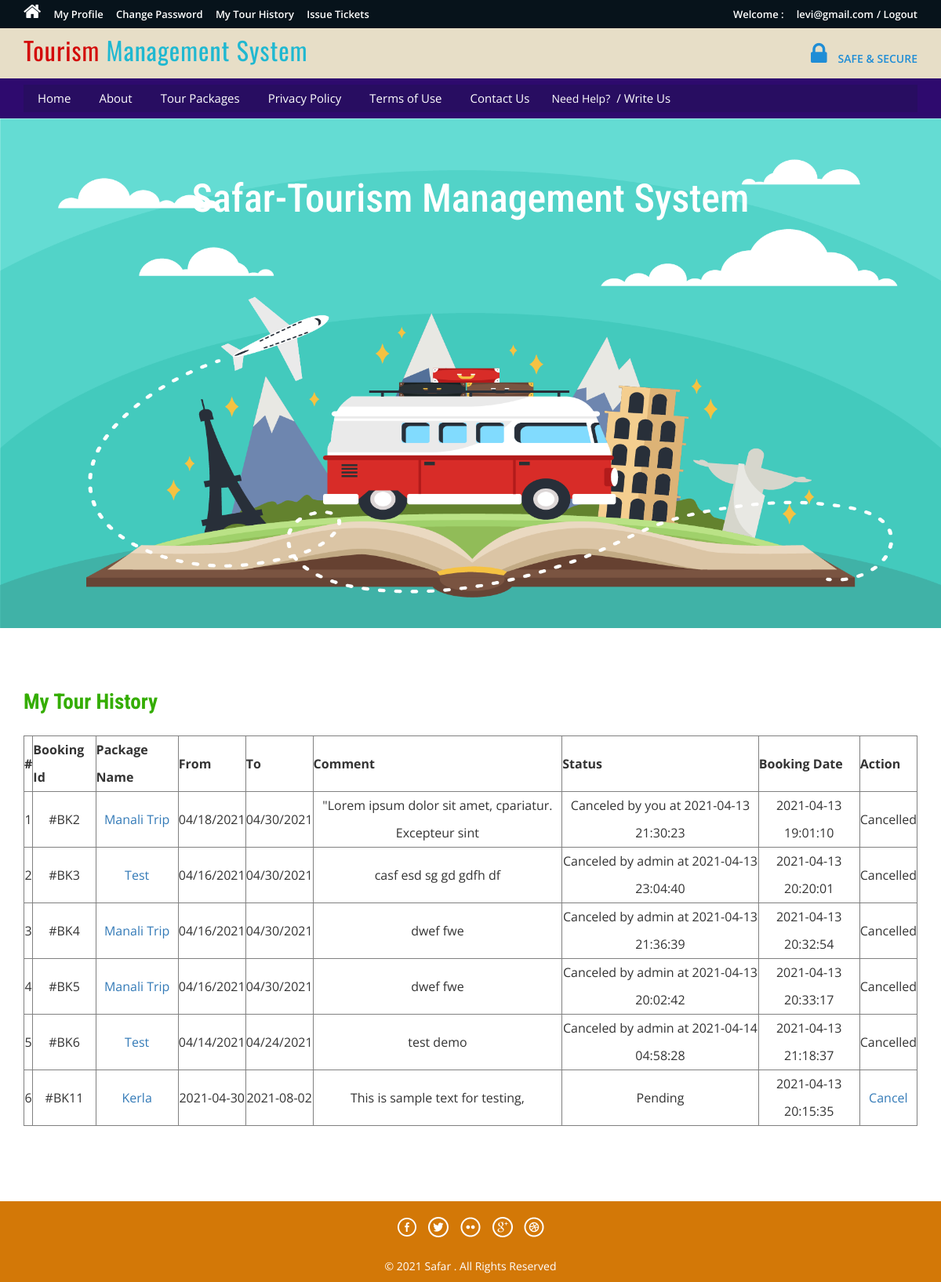
/tms/tour-history.php (signed in), run on the app's committed database.
### tables this page shows
CREATE TABLE `booking` (
  `BookingId` int(11) NOT NULL,
  `PackageId` int(11) DEFAULT NULL,
  `UserEmail` varchar(100) DEFAULT NULL,
  `FromDate` varchar(100) DEFAULT NULL,
  `ToDate` varchar(100) DEFAULT NULL,
  `Comment` mediumtext DEFAULT NULL,
  `RegDate` timestamp NULL DEFAULT current_timestamp(),
  `status` int(11) DEFAULT NULL,
  `CancelledBy` varchar(5) DEFAULT NULL,
  `UpdationDate` timestamp NULL DEFAULT NULL ON UPDATE current_timestamp()
);

CREATE TABLE `tourpackages` (
  `PackageId` int(11) NOT NULL,
  `PackageName` varchar(200) DEFAULT NULL,
  `PackageType` varchar(150) DEFAULT NULL,
  `PackageLocation` varchar(100) DEFAULT NULL,
  `PackagePrice` int(11) DEFAULT NULL,
  `PackageFetures` varchar(255) DEFAULT NULL,
  `PackageDetails` mediumtext DEFAULT NULL,
  `PackageImage` varchar(100) DEFAULT NULL,
  `Creationdate` timestamp NULL DEFAULT current_timestamp(),
  `UpdationDate` timestamp NULL DEFAULT NULL ON UPDATE current_timestamp()
);

### tms/tour-history.php (the view, shortened to what this page needs)
<?php
include('includes/config.php');
if(strlen($_SESSION['login'])==0)
	{
header('location:index.php');
}
else{
?>
<!DOCTYPE HTML>
<html>
<head>
<link href="css/bootstrap.css" rel='stylesheet' type='text/css' />
<link href="css/style.css" rel='stylesheet' type='text/css' />
<link href="css/font-awesome.css" rel="stylesheet">
<link href="css/animate.css" rel="stylesheet" type="text/css" media="all">
</head>
<body>
<div class="top-header">
<?php include('includes/header.php');?>
<div class="banner-1 ">
	<div class="container">
		<h1 class="wow zoomIn animated animated" data-wow-delay=".5s" style="visibility: visible; animation-delay: 0.5s; animation-name: zoomIn;">Safar-Tourism Management System</h1>
	</div>
</div>
<div class="privacy">
	<div class="container">
		<h3 class="wow fadeInDown animated animated" data-wow-delay=".5s" style="visibility: visible; animation-delay: 0.5s; animation-name: fadeInDown;">My Tour History</h3>
		<form name="chngpwd" method="post" onSubmit="return valid();">
	<p>
	<table border="1" width="100%">
<tr align="center">
<th>#</th>
<th>Booking Id</th>
<th>Package Name</th>
<th>From</th>
<th>To</th>
<th>Comment</th>
<th>Status</th>
<th>Booking Date</th>
<th>Action</th>
</tr>
<?php
$uemail=$_SESSION['login'];;
$sql = "SELECT booking.BookingId as bookid,booking.PackageId as pkgid,tourpackages.PackageName as packagename,booking.FromDate as fromdate,booking.ToDate as todate,booking.Comment as comment,booking.status as status,booking.RegDate as regdate,booking.CancelledBy as cancelby,booking.UpdationDate as upddate from booking join tourpackages on tourpackages.PackageId=booking.PackageId where UserEmail=:uemail";
$query = $dbh->prepare($sql);
$query -> bindParam(':uemail', $uemail, PDO::PARAM_STR);
$query->execute();
$results=$query->fetchAll(PDO::FETCH_OBJ);
$cnt=1;
if($query->rowCount() > 0)
{
foreach($results as $result)
{	?>
<tr align="center">
<td><?php echo htmlentities($cnt);?></td>
<td>#BK<?php echo htmlentities($result->bookid);?></td>
<td><a href="package-details.php?pkgid=<?php echo htmlentities($result->pkgid);?>"><?php echo htmlentities($result->packagename);?></a></td>
<td><?php echo htmlentities($result->fromdate);?></td>
<td><?php echo htmlentities($result->todate);?></td>
<td><?php echo htmlentities($result->comment);?></td>
<td><?php if($result->status==0)
{
echo "Pending";
}
if($result->status==2 and  $result->cancelby=='u')
{
echo "Canceled by you at " .$result->upddate;
}
if($result->status==2 and $result->cancelby=='a')
{
echo "Canceled by admin at " .$result->upddate;
}
?></td>
<td><?php echo htmlentities($result->regdate);?></td>
<?php if($result->status==2)
{
	?><td>Cancelled</td>
<?php } else {?>
<td><a href="tour-history.php?bkid=<?php echo htmlentities($result->bookid);?>" onclick="return confirm('Do you really want to cancel booking')" >Cancel</a></td>
<?php }?>
</tr>
<?php $cnt=$cnt+1; }} ?>
	</table>
			</p>
			</form>
	</div>
</div>
<?php include('includes/footer.php');?>
</body>
</html>
<?php } ?>

### tms/css/style.css (style rules this page uses)
html, body { font-size: 100%; background: #fff; font-family: 'Open Sans', sans-serif; }
body a,.grid_1,plan_1,plan_1.one,plan_1.two,i.icon1, i.icon2, i.icon3, i.icon4, i.icon5, i.icon6 { transition:0.5s all; -webkit-transition:0.5s all; -moz-transition:0.5s all; -o-transition:0.5s all; -ms-transition:0.5s all; }
h1,h2,h3,h4,h5,h6 { margin:0; font-family: 'Roboto Condensed', sans-serif; }
p { margin:0; }
.top-header { background-color: #07131b; border-bottom: 0 none; height: 36px; line-height: 35px; }
.banner-1 { background: url(../images/van.png)no-repeat; background-size: cover; -webkit-background-size: cover; -o-background-size: cover; -ms-background-size: cover; -moz-background-size: cover; min-height:650px; }
.banner-1 h1 { font-size: 50px; margin-bottom: 40px; padding: 1.5em 0 0; text-align: center; color: #ffffff; }
.privacy h3 { color: #34AD00; font-size: 1.7em; font-weight: 700; margin-bottom: 1em; }
.privacy { padding: 5em 0; }
.privacy p { font-size: 1em; line-height: 1.8em; color: #999; margin: 1em 0; }

### data on the page
booking: BookingId "2", PackageId.PackageName "Manali Trip", FromDate "04/18/2021", ToDate "04/30/2021", Comment "\"Lorem ipsum dolor sit amet, cpariatur. Excepteur sint", UpdationDate "2021-04-13 21:30:23", RegDate "2021-04-13 19:01:10", status "Cancelled"
booking: BookingId "3", PackageId.PackageName "Test", FromDate "04/16/2021", ToDate "04/30/2021", Comment "casf esd sg gd gdfh df", UpdationDate "2021-04-13 23:04:40", RegDate "2021-04-13 20:20:01", status "Cancelled"
booking: BookingId "4", PackageId.PackageName "Manali Trip", FromDate "04/16/2021", ToDate "04/30/2021", Comment "dwef fwe", UpdationDate "2021-04-13 21:36:39", RegDate "2021-04-13 20:32:54", status "Cancelled"
booking: BookingId "5", PackageId.PackageName "Manali Trip", FromDate "04/16/2021", ToDate "04/30/2021", Comment "dwef fwe", UpdationDate "2021-04-13 20:02:42", RegDate "2021-04-13 20:33:17", status "Cancelled"
booking: BookingId "6", PackageId.PackageName "Test", FromDate "04/14/2021", ToDate "04/24/2021", Comment "test demo", UpdationDate "2021-04-14 04:58:28", RegDate "2021-04-13 21:18:37", status "Cancelled"
booking: BookingId "11", PackageId.PackageName "Kerla", FromDate "2021-04-30", ToDate "2021-08-02", Comment "This is sample text for testing,", status "Pending", RegDate "2021-04-13 20:15:35"

### other printed values
$_SESSION['login'] "levi@gmail.com"
